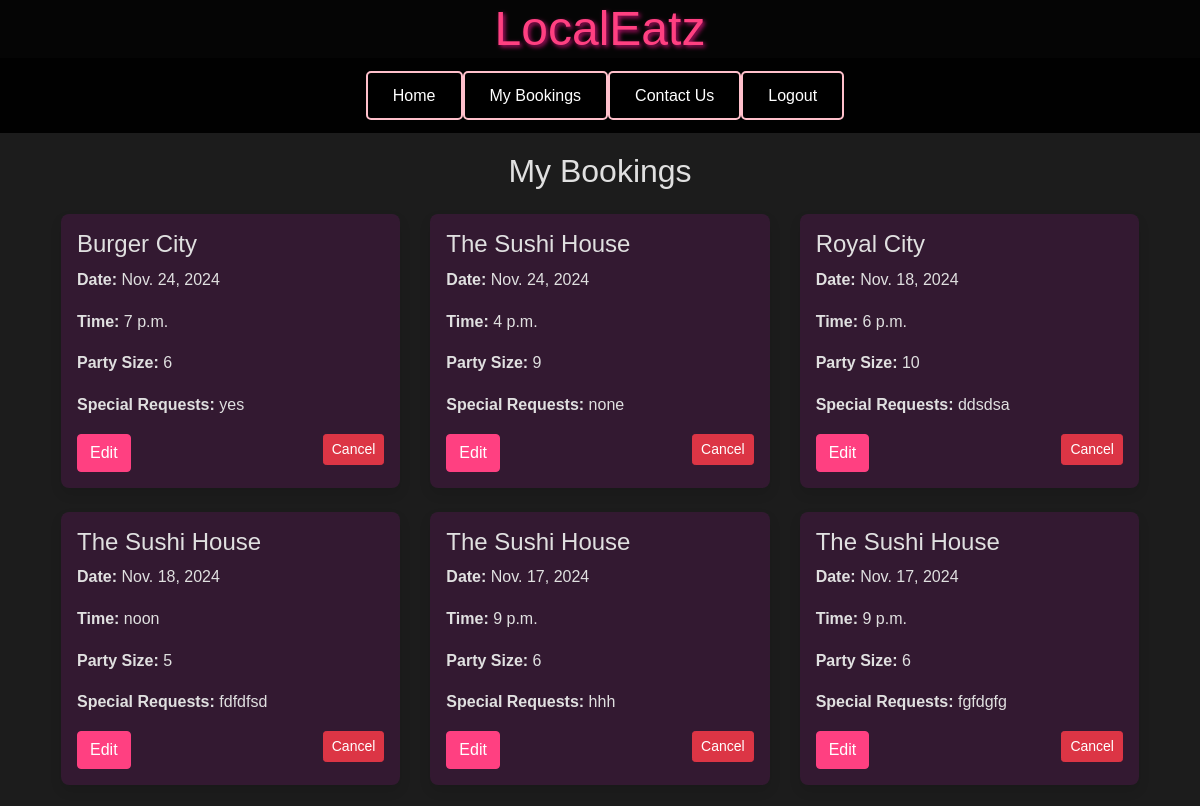
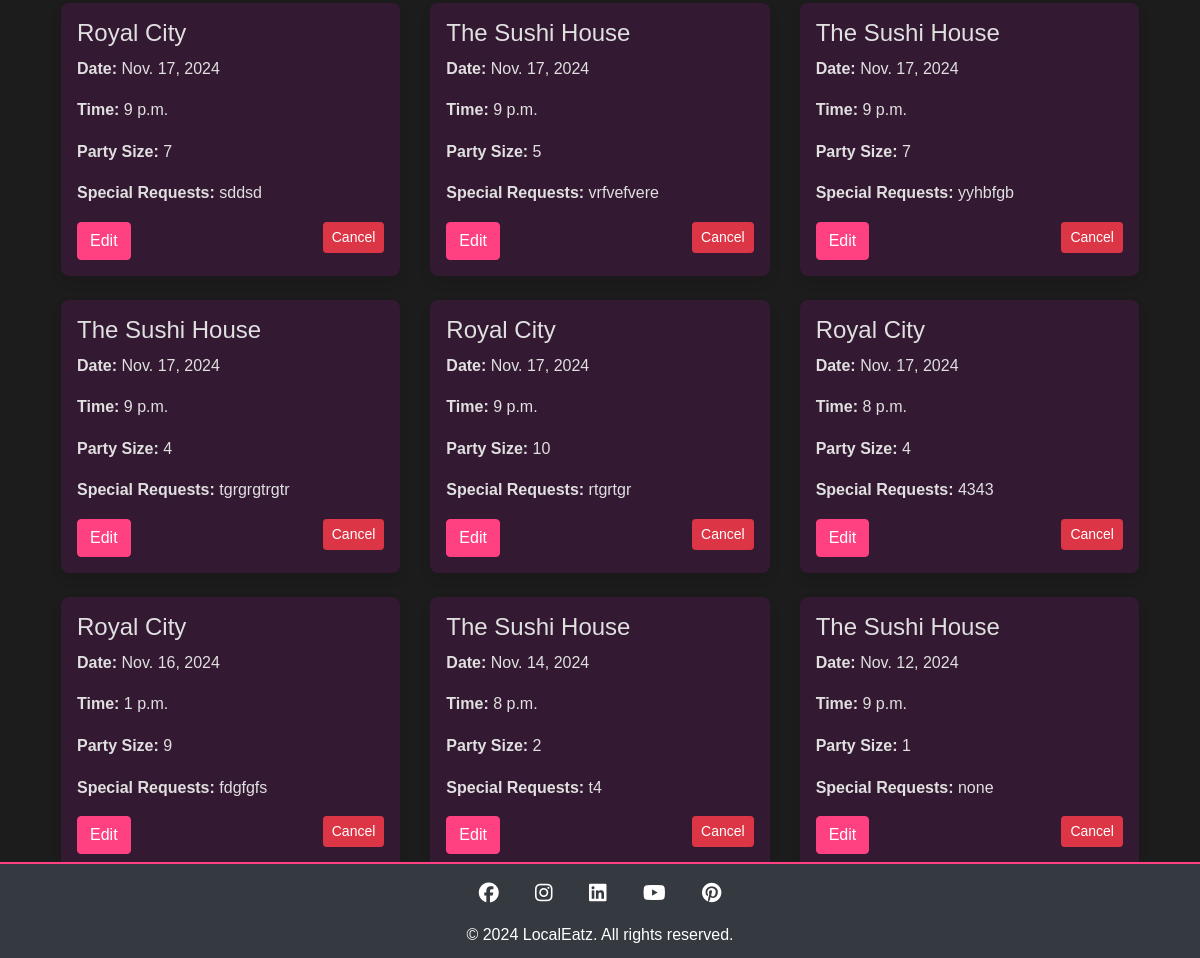
The app's page /restaurants/my-bookings/ (signed in) with its own data (2 pictures, top to bottom).
### restaurants/models.py (models this page shows, shortened)
class Booking(models.Model):
    user = models.ForeignKey(User, on_delete=models.SET_NULL, null=True)
    restaurant = models.ForeignKey(Restaurant, on_delete=models.CASCADE)
    name = models.CharField(max_length=100)
    email = models.EmailField()
    phone_number = models.CharField(max_length=15, blank=True)
    date = models.DateField()
    time = models.TimeField()
    party_size = models.PositiveIntegerField()
    special_requests = models.TextField(blank=True, null=True)
    created_at = models.DateTimeField(auto_now_add=True)
    updated_at = models.DateTimeField(auto_now=True)

class Restaurant(models.Model):
    name = models.CharField(max_length=255)
    address = models.CharField(max_length=255)
    description = models.TextField(blank=True)
    max_tables = models.PositiveIntegerField(default=3)
    cuisine_type = models.CharField(max_length=100, blank=True)

### restaurants/views.py (the view)
# urls.py: path('my-bookings/', views.my_bookings, name='my_bookings'),
@login_required
def my_bookings(request):
    bookings = Booking.objects.filter(user=request.user).order_by('-date', '-time')
    return render(request, 'restaurants/my_bookings.html', {'bookings': bookings})

### restaurants/templates/restaurants/my_bookings.html (shortened to what this page needs)
{% extends 'base.html' %}
{% block content %}
<div class="container mt-4">
    <h2 class="text-center mb-4">My Bookings</h2>
    {% if bookings %}
    <div class="row">
        {% for booking in bookings %}
        <div class="col-md-6 col-lg-4 mb-4">
            <div class="booking-item p-3">
                <h4>{{ booking.restaurant.name }}</h4>
                <p><strong>Date:</strong> {{ booking.date }}</p>
                <p><strong>Time:</strong> {{ booking.time }}</p>
                <p><strong>Party Size:</strong> {{ booking.party_size }}</p>
                {% if booking.special_requests %}
                <p><strong>Special Requests:</strong> {{ booking.special_requests }}</p>
                {% endif %}
                <div class="d-flex justify-content-between mt-3">
                    <a href="{% url 'edit_booking' booking.id %}" class="btn btn-primary">Edit</a>
                    <form method="GET" action="{% url 'cancel_booking' booking.id %}">
                        <button type="submit" class="btn btn-sm btn-danger">Cancel</button>
                    </form>
                </div>
            </div>
        </div>
        {% endfor %}
    </div>
    {% else %}
    <p class="text-center">You have no bookings yet.</p>
    {% endif %}
</div>
{% endblock %}

### static/css/base.css (style rules this page uses)
* { margin: 0; padding: 0; box-sizing: border-box; }
body { font-family: 'Arial', sans-serif; background: #1c1c1c; color: #e0e0e0; line-height: 1.6; padding: 0; margin: 0; }
.booking-item { background: rgba(255, 0, 230, 0.1); border-radius: 8px; padding: 1.5rem; box-shadow: 0 6px 12px rgba(0, 0, 0, 0.1); text-align: left; transition: background 0.3s ease, transform 0.3s ease; }
.btn-primary { background-color: #ff4081; color: #fff; border-radius: 4px; border-color: #ff4081; }

### records on screen
Booking: restaurant.name "Burger City", date "Nov. 24, 2024", time "7 p.m.", party_size "6", special_requests "yes"
Booking: restaurant.name "The Sushi House", date "Nov. 24, 2024", time "4 p.m.", party_size "9", special_requests "none"
Booking: restaurant.name "Royal City", date "Nov. 18, 2024", time "6 p.m.", party_size "10", special_requests "ddsdsa"
Booking: restaurant.name "The Sushi House", date "Nov. 18, 2024", time "noon", party_size "5", special_requests "fdfdfsd"
Booking: restaurant.name "The Sushi House", date "Nov. 17, 2024", time "9 p.m.", party_size "6", special_requests "hhh"
Booking: restaurant.name "The Sushi House", date "Nov. 17, 2024", time "9 p.m.", party_size "6", special_requests "fgfdgfg"
Booking: restaurant.name "Royal City", date "Nov. 17, 2024", time "9 p.m.", party_size "7", special_requests "sddsd"
Booking: restaurant.name "The Sushi House", date "Nov. 17, 2024", time "9 p.m.", party_size "5", special_requests "vrfvefvere"
Booking: restaurant.name "The Sushi House", date "Nov. 17, 2024", time "9 p.m.", party_size "7", special_requests "yyhbfgb"
Booking: restaurant.name "The Sushi House", date "Nov. 17, 2024", time "9 p.m.", party_size "4", special_requests "tgrgrgtrgtr"
Booking: restaurant.name "Royal City", date "Nov. 17, 2024", time "9 p.m.", party_size "10", special_requests "rtgrtgr"
Booking: restaurant.name "Royal City", date "Nov. 17, 2024", time "8 p.m.", party_size "4", special_requests "4343"
Booking: restaurant.name "Royal City", date "Nov. 16, 2024", time "1 p.m.", party_size "9", special_requests "fdgfgfs"
Booking: restaurant.name "The Sushi House", date "Nov. 14, 2024", time "8 p.m.", party_size "2", special_requests "t4"
Booking: restaurant.name "The Sushi House", date "Nov. 12, 2024", time "9 p.m.", party_size "1", special_requests "none"
